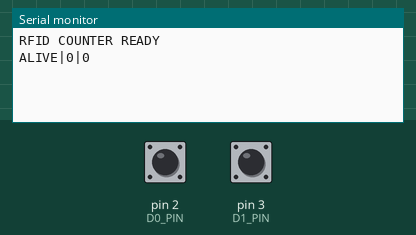
Recording of a sketch running on a simulated Arduino Uno, built with avr-gcc and run on an emulated ATmega328P. On the bench: the last lines printed to the serial monitor. Inputs (shaded band) come from the test bench; at power-on: pin 2 (D0_PIN) HIGH, pin 3 (D1_PIN) HIGH.

Above: at 1.2 s.
1.3 s: pin 2 (D0_PIN) pulled LOW for 0.15 s
At 2.7 s:
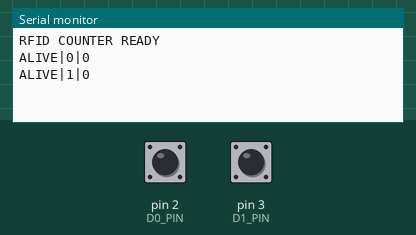
2.9 s: pin 3 (D1_PIN) pulled LOW for 0.15 s
At 3.8 s:
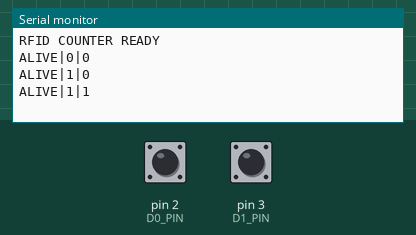
4.5 s: pin 2 (D0_PIN) pulled LOW for 1 s
At 5.4 s:
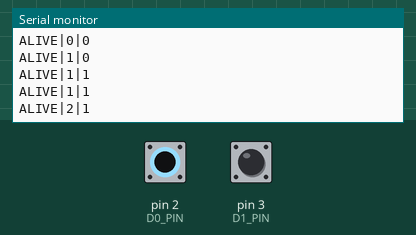
7.0 s: pin 3 (D1_PIN) pulled LOW for 1 s
At 7.8 s:
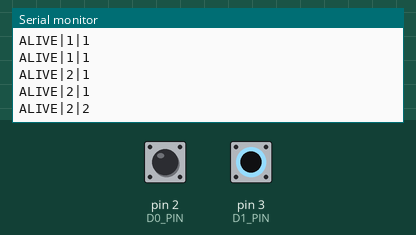
Timing chart, 0 to 10.0 s (numbered marks = the images above; inputs shaded):
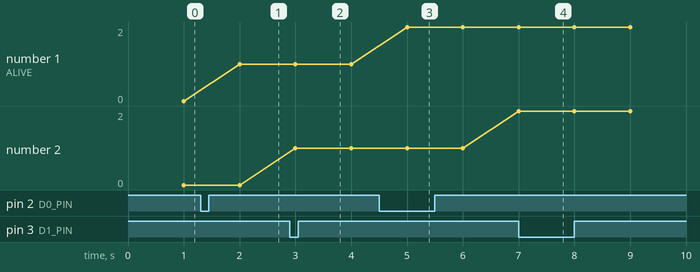

The sketch:

rfid_counter.ino
```cpp
const byte D0_PIN = 2;
const byte D1_PIN = 3;

volatile unsigned long receivedData = 0;
volatile byte receivedBits = 0;
volatile unsigned long lastPulseTime = 0;
volatile unsigned long pulses0 = 0;
volatile unsigned long pulses1 = 0;

unsigned long totalCount = 0;
unsigned long lastCountTime = 0;
unsigned long lastBeat = 0;

void onD0() {
  receivedData <<= 1;
  receivedBits++;
  pulses0++;
  lastPulseTime = micros();
}

void onD1() {
  receivedData = (receivedData << 1) | 1UL;
  receivedBits++;
  pulses1++;
  lastPulseTime = micros();
}

void setup() {
  Serial.begin(9600);

  pinMode(D0_PIN, INPUT_PULLUP);
  pinMode(D1_PIN, INPUT_PULLUP);

  attachInterrupt(digitalPinToInterrupt(D0_PIN), onD0, FALLING);
  attachInterrupt(digitalPinToInterrupt(D1_PIN), onD1, FALLING);

  Serial.println("RFID COUNTER READY");
}

void loop() {
  byte bits = 0;
  bool frameReady = false;

  noInterrupts();
  if (receivedBits > 0 &&
      (unsigned long)(micros() - lastPulseTime) >= 25000UL) {
    bits = receivedBits;
    receivedBits = 0;
    receivedData = 0;
    frameReady = true;
  }
  interrupts();

  if (frameReady) {
    unsigned long now = millis();

    if (bits >= 4 &&
        (lastCountTime == 0 || now - lastCountTime >= 600UL)) {

      totalCount++;
      lastCountTime = now;

      Serial.print("RFID DETECTED | Bits: ");
      Serial.println(bits);

      Serial.print("TOTAL COUNT: ");
      Serial.println(totalCount);
    }
  }

  // Status line once a second: raw pulse counts from the reader
  if (millis() - lastBeat >= 1000UL) {
    lastBeat = millis();

    noInterrupts();
    unsigned long a = pulses0;
    unsigned long b = pulses1;
    interrupts();

    Serial.print("ALIVE|");
    Serial.print(a);
    Serial.print("|");
    Serial.println(b);
  }
}
```

Measured:
- after the input at 1.3 s, the serial monitor: prints a new line after 0.70 s (image 1)
- after the input at 2.9 s, the serial monitor: prints a new line after 0.10 s (image 2)
- after the input at 4.5 s, the serial monitor: prints a new line after 0.50 s (image 3)
- after the input at 7.0 s, the serial monitor: prints a new line at once (image 4)
- plotted number 1: 0 → 1 after the input at 1.3 s, 1 → 2 after the input at 4.5 s
